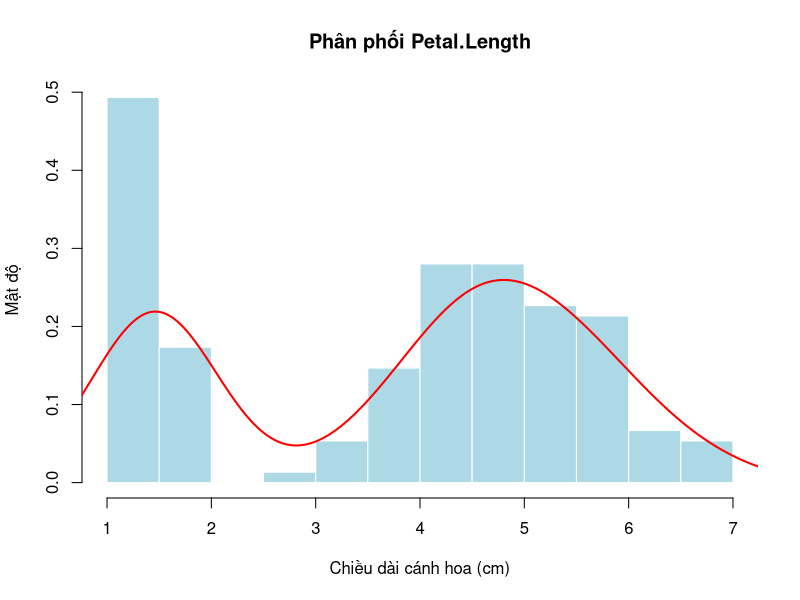
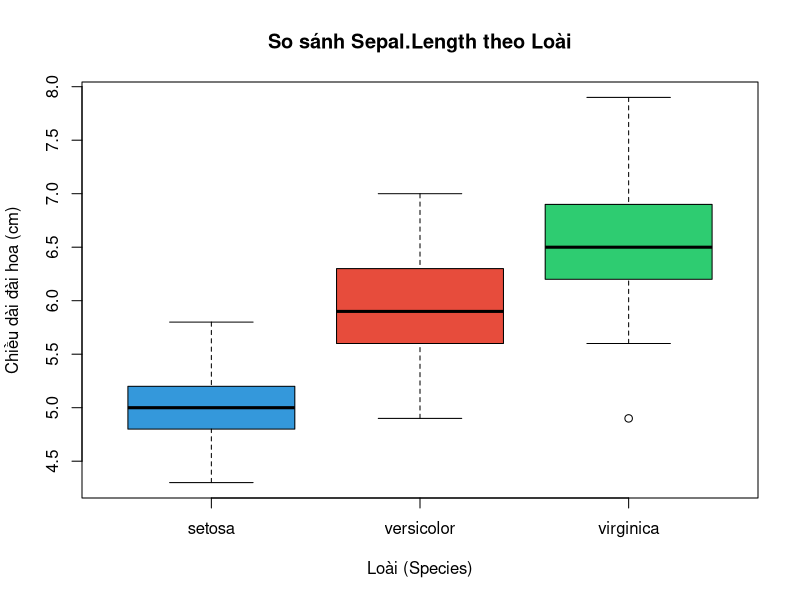
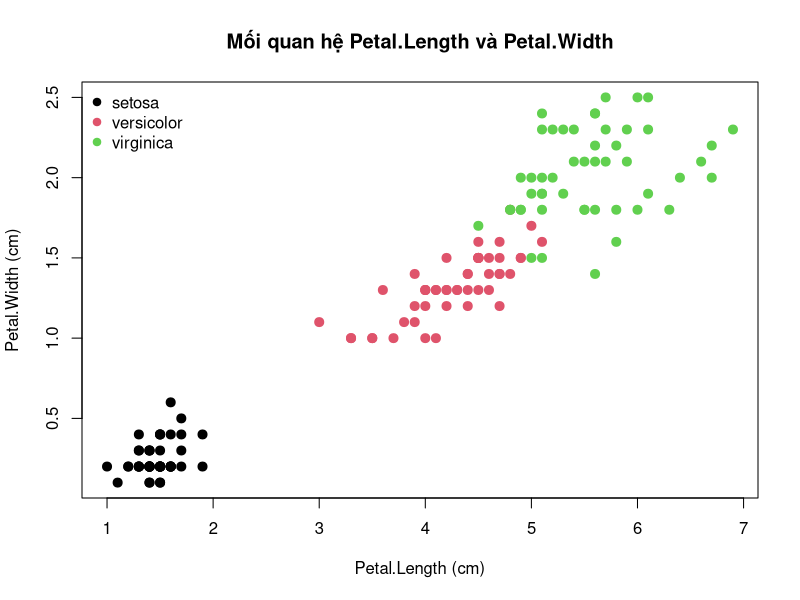

The R source for these figures, in order:
# --- PHẦN 0: CHUẨN BỊ DỮ LIỆU ---
data(iris)
# ?iris # Xem mô tả chi tiết (chạy trong console)

# --- PHẦN 1: KHÁM PHÁ ---
# Kiểm tra cấu trúc dữ liệu tương tự cách làm ở Source [1]
dim(iris)        # Số hàng x số cột [1]
names(iris)      # Tên các biến [1]
str(iris)        # Cấu trúc: xác nhận 150 quan sát, 5 biến, Species là factor 3 mức [1]
class(iris)      # Xác nhận kiểu đối tượng là Data Frame [1]

# --- PHẦN 2: THỐNG KÊ ---
# Tính toán các chỉ số xu hướng trung tâm và phân tán [2]
# Đối với Sepal.Length
mean_sl <- mean(iris$Sepal.Length)
med_sl  <- median(iris$Sepal.Length)
sd_sl   <- sd(iris$Sepal.Length)

# Đối với Petal.Length
mean_pl <- mean(iris$Petal.Length)
med_pl  <- median(iris$Petal.Length)
sd_pl   <- sd(iris$Petal.Length)

# Xuất kết quả làm tròn theo tư duy ở Source [3], [4]
cat('Sepal.Length - Mean:', round(mean_sl, 2), 'Median:', med_sl, 'SD:', round(sd_sl, 2), '\n')
cat('Petal.Length - Mean:', round(mean_pl, 2), 'Median:', med_pl, 'SD:', round(sd_pl, 2), '\n')

# --- PHẦN 3: NHÓM ---
# So sánh Petal.Length trung bình theo từng loài bằng tapply [5]
tapply(iris$Petal.Length, iris$Species, mean)

# Hoặc dùng aggregate để linh hoạt hơn như Source [5]
aggregate(Petal.Length ~ Species, data = iris, FUN = mean)

# --- PHẦN 4: HISTOGRAM ---
# Vẽ biểu đồ tần suất kèm đường cong mật độ như Source [6]
hist(iris$Petal.Length, freq = FALSE, 
     col = 'lightblue', border = 'white',
     main = 'Phân phối Petal.Length', 
     xlab = 'Chiều dài cánh hoa (cm)', ylab = 'Mật độ')
lines(density(iris$Petal.Length), col = 'red', lwd = 2) # Thêm đường cong mật độ màu đỏ [6]

# --- PHẦN 5: BOXPLOT ---
# Vẽ boxplot so sánh Sepal.Length theo Species
# Sử dụng bảng màu và cách đặt tên như Source [7], [8]
boxplot(Sepal.Length ~ Species, data = iris,
        main = 'So sánh Sepal.Length theo Loài',
        xlab = 'Loài (Species)', ylab = 'Chiều dài đài hoa (cm)',
        col = c('#3498db', '#e74c3c', '#2ecc71'))

# --- PHẦN 6: SCATTER ---
# Vẽ biểu đồ phân tán giữa Petal.Length và Petal.Width phân màu theo loài [8]
plot(iris$Petal.Length, iris$Petal.Width,
     main = 'Mối quan hệ Petal.Length và Petal.Width',
     xlab = 'Petal.Length (cm)', ylab = 'Petal.Width (cm)',
     pch = 19, 
     col = iris$Species, # Phân màu theo factor Species
     cex = 1.2)
# Thêm chú giải như Source [8]
legend('topleft', legend = levels(iris$Species), 
       col = 1:3, pch = 19, bty = 'n')

# --- PHẦN 7 (*): MỞ RỘNG ---
# Tính đồng thời mean và sd của cả 4 biến đo lường theo từng loài [5]
aggregate(. ~ Species, data = iris, 
          FUN = function(x) c(Mean = round(mean(x), 2), SD = round(sd(x), 2)))
